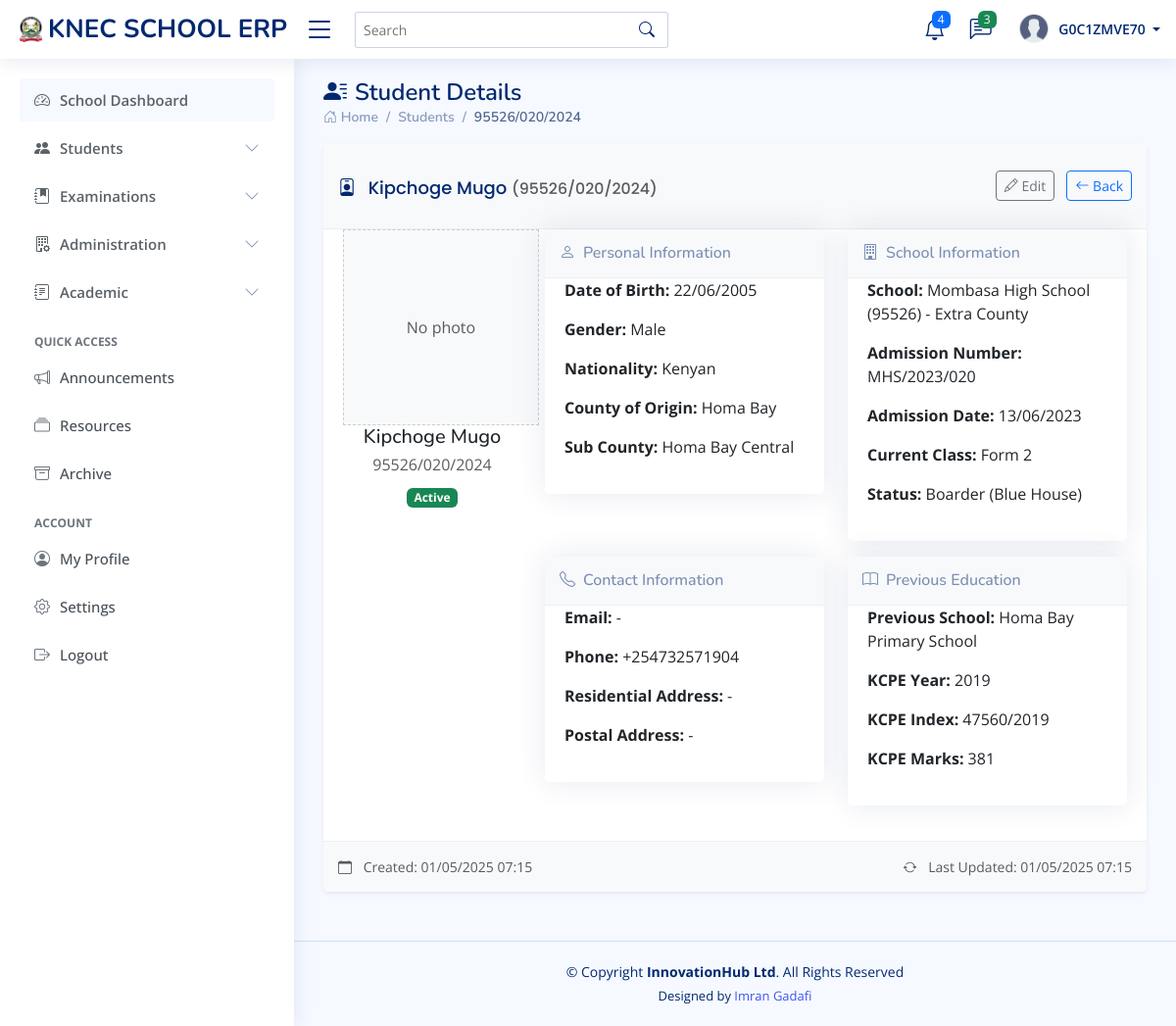
Page /school_student/420/ (signed in) on the committed database.
### exam_portal/models.py (models this page shows, shortened)
class User(AbstractUser):
    USER_TYPE_CHOICES = (
        (1, 'student'),
        (2, 'school_admin'),
        (3, 'knec_official'),
    )
    user_type = models.PositiveSmallIntegerField(choices=USER_TYPE_CHOICES)
    phone_number = models.CharField(max_length=15, blank=True, null=True)

class Student(models.Model):
    GENDER_CHOICES = [
        ('M', 'Male'),
        ('F', 'Female'),
    ]
    first_name = models.CharField(max_length=100)
    middle_name = models.CharField(max_length=100, blank=True)
    last_name = models.CharField(max_length=100)
    birth_date = models.DateField()
    birth_certificate_number = models.CharField(max_length=20, blank=True, null=True)
    gender = models.CharField(max_length=1, choices=GENDER_CHOICES)
    nationality = models.CharField(max_length=50, default='Kenyan')
    county_of_origin = models.CharField(max_length=50)
    sub_county = models.CharField(max_length=50)
    passport_photo = models.ImageField(upload_to='student_photos/', blank=True, null=True)
    disability = models.CharField(max_length=100, blank=True, null=True)
    disability_description = models.TextField(blank=True, null=True)
    school = models.ForeignKey('School', on_delete=models.CASCADE, related_name='students')
    index_number = models.CharField(max_length=20, unique=True) # for kcse purpose format schoolcode/001/year for examination
    admision_number = models.CharField(max_length=20, null=True)
    admission_date = models.DateField()
    current_class = models.CharField(max_length=20)  # e.g., Form 1, Form 2, etc.
    house = models.CharField(max_length=50, blank=True, null=True)  # For boarding schools
    is_boarder = models.BooleanField(default=False)
    email = models.EmailField(blank=True, null=True)
    phone_number = models.CharField(max_length=15, blank=True, null=True)
    postal_address = models.CharField(max_length=100, blank=True, null=True)
    residential_address = models.TextField(blank=True, null=True)
    previous_school = models.CharField(max_length=100, blank=True, null=True)
    kcpe_year = models.PositiveIntegerField(blank=True, null=True)
    kcpe_index = models.CharField(max_length=20, blank=True, null=True)
    kcpe_marks = models.PositiveIntegerField(blank=True, null=True)
    created_at = models.DateTimeField(auto_now_add=True)
    updated_at = models.DateTimeField(auto_now=True)
    is_active = models.BooleanField(default=True)

class School(models.Model):
    SCHOOL_TYPE_CHOICES = [
        ('PUBLIC', 'Public'),
        ('PRIVATE', 'Private'),
        ('EXTRA_COUNTY', 'Extra County'),
        ('NATIONAL', 'National'),
        ('INTERNATIONAL', 'International')
    ]
    SCHOOL_CATEGORY_CHOICES = [
        ('BOYS', 'Boys Only'),
        ('GIRLS', 'Girls Only'),
        ('MIXED', 'Mixed')
    ]
    name = models.CharField(max_length=200)
    knec_code = models.CharField(max_length=20, unique=True)
    registration_number = models.CharField(max_length=50, unique=True)
    special_code = models.CharField(max_length=100, blank=True, null=True , unique=True)
    school_type = models.CharField(max_length=20, choices=SCHOOL_TYPE_CHOICES)
    category = models.CharField(max_length=10, choices=SCHOOL_CATEGORY_CHOICES)
    registration_date = models.DateField()
    established_date = models.DateField()
    motto = models.CharField(max_length=100, blank=True, null=True)
    mission = models.TextField(blank=True, null=True)
    vision = models.TextField(blank=True, null=True)
    county = models.CharField(max_length=100)
    sub_county = models.CharField(max_length=100)
    ward = models.CharField(max_length=100, blank=True, null=True)
    postal_address = models.CharField(max_length=100)
    physical_address = models.TextField()
    gps_coordinates = models.CharField(max_length=50, blank=True, null=True)
    website = models.URLField(blank=True, null=True)
    phone_number = models.CharField(max_length=15)
    alternative_phone = models.CharField(max_length=15, blank=True, null=True)
    email = models.EmailField(blank=True, null=True)
    principal_name = models.CharField(max_length=100)
    principal_phone = models.CharField(max_length=15)
    principal_email = models.EmailField(blank=True, null=True)
    principal_tsc_number = models.CharField(max_length=20, blank=True, null=True)
    curriculum = models.CharField(max_length=100, default='8-4-4')  # or CBC
    number_of_streams = models.PositiveIntegerField(default=1)
    is_active = models.BooleanField(default=True)
    last_inspection_date = models.DateField(blank=True, null=True)
    created_at = models.DateTimeField(auto_now_add=True)
    updated_at = models.DateTimeField(auto_now=True)
    def __str__(self):
        return f"{self.name} ({self.knec_code}) - {self.get_school_type_display()}"

### exam_portal/views.py (the view)
# urls.py: path('school_student/<int:pk>/', views.school_student_detail, name='school_student_detail'),
def school_student_detail(request, pk):
    if not request.user.is_authenticated or request.user.user_type != 2:
        return redirect('login')
    try:
        admin_profile = SchoolAdminProfile.objects.get(special_code=request.user.username)
        school = admin_profile.school
    except SchoolAdminProfile.DoesNotExist:
        return redirect('login')
    student = get_object_or_404(Student, pk=pk, school=school)
    context = {
        'student': student,
    }
    return render(request, 'students/admin/student_detail.html', context)

### templates/students/admin/student_detail.html (shortened to what this page needs)
{% extends "base/base.html" %}
{% load static %}
{% block content %}
<div class="pagetitle">
    <h1><i class="bi bi-person-lines-fill me-2"></i>Student Details</h1>
    <nav>
        <ol class="breadcrumb">
            <li class="breadcrumb-item"><a href="#"><i class="bi bi-house-door"></i> Home</a></li>
            <li class="breadcrumb-item"><a href="{% url 'student_list' %}">Students</a></li>
            <li class="breadcrumb-item active">{{ student.index_number }}</li>
        </ol>
    </nav>
</div>
<section class="section">
    <div class="row">
        <div class="col-lg-12">
            <div class="card border-0 shadow-sm">
                <div class="card-header bg-light text-dark">
                    <div class="d-flex justify-content-between align-items-center">
                        <h5 class="card-title mb-0">
                            <i class="bi bi-person-badge me-2"></i>
                            {{ student.first_name }} {{ student.last_name }}
                            <small class="text-muted">({{ student.index_number }})</small>
                        </h5>
                        <div>
                            <a href="{% url 'student_update' student.pk %}" class="btn btn-sm btn-outline-secondary me-2">
                                <i class="bi bi-pencil"></i> Edit
                            </a>
                            <a href="{% url 'student_list' %}" class="btn btn-sm btn-outline-primary">
                                <i class="bi bi-arrow-left"></i> Back
                            </a>
                        </div>
                    </div>
                </div>
                <div class="card-body">
                    <div class="row">
                        <div class="col-md-3 text-center">
                            {% if student.passport_photo %}
                                <img src="{{ student.passport_photo.url }}"
                                     class="img-thumbnail mb-3"
                                     style="width: 200px; height: 200px; object-fit: cover;">
                            {% else %}
                                <div class="bg-light d-flex align-items-center justify-content-center"
                                     style="width: 200px; height: 200px; border: 1px dashed #ccc;">
                                    <span class="text-muted">No photo</span>
                                </div>
                            {% endif %}
                            <h5 class="mb-1">{{ student.first_name }} {{ student.last_name }}</h5>
                            <p class="text-muted mb-2">{{ student.index_number }}</p>
                            <span class="badge bg-{% if student.is_active %}success{% else %}secondary{% endif %}">
                                {% if student.is_active %}Active{% else %}Inactive{% endif %}
                            </span>
                        </div>
                        <div class="col-md-9">
                            <div class="row">
                                <div class="col-md-6">
                                    <div class="card mb-3">
                                        <div class="card-header bg-light">
                                            <h6 class="mb-0"><i class="bi bi-person me-2"></i>Personal Information</h6>
                                        </div>
                                        <div class="card-body">
                                            <p><strong>Date of Birth:</strong> {{ student.birth_date|date:"d/m/Y" }}</p>
                                            <p><strong>Gender:</strong> {{ student.get_gender_display }}</p>
                                            <p><strong>Nationality:</strong> {{ student.nationality }}</p>
                                            <p><strong>County of Origin:</strong> {{ student.county_of_origin }}</p>
                                            <p><strong>Sub County:</strong> {{ student.sub_county }}</p>
                                        </div>
                                    </div>
                                </div>
                                <div class="col-md-6">
                                    <div class="card mb-3">
                                        <div class="card-header bg-light">
                                            <h6 class="mb-0"><i class="bi bi-building me-2"></i>School Information</h6>
                                        </div>
                                        <div class="card-body">
                                            <p><strong>School:</strong> {{ student.school }}</p>
                                            <p><strong>Admission Number:</strong> {{ student.admision_number|default:"-" }}</p>
                                            <p><strong>Admission Date:</strong> {{ student.admission_date|date:"d/m/Y" }}</p>
                                            <p><strong>Current Class:</strong> {{ student.current_class }}</p>
                                            <p><strong>Status:</strong>
                                                {% if student.is_boarder %}
                                                    Boarder ({{ student.house|default:"No house assigned" }})
                                                {% else %}
                                                    Day Scholar
                                                {% endif %}
                                            </p>
                                        </div>
                                    </div>
                                </div>
                                <div class="col-md-6">
                                    <div class="card mb-3">
                                        <div class="card-header bg-light">
                                            <h6 class="mb-0"><i class="bi bi-telephone me-2"></i>Contact Information</h6>
                                        </div>
                                        <div class="card-body">
                                            <p><strong>Email:</strong> {{ student.email|default:"-" }}</p>
                                            <p><strong>Phone:</strong> {{ student.phone_number|default:"-" }}</p>
                                            <p><strong>Residential Address:</strong> {{ student.residential_address|default:"-" }}</p>
                                            <p><strong>Postal Address:</strong> {{ student.postal_address|default:"-" }}</p>
                                        </div>
                                    </div>
                                </div>
                                <div class="col-md-6">
                                    <div class="card mb-3">
                                        <div class="card-header bg-light">
                                            <h6 class="mb-0"><i class="bi bi-book me-2"></i>Previous Education</h6>
                                        </div>
                                        <div class="card-body">
                                            <p><strong>Previous School:</strong> {{ student.previous_school|default:"-" }}</p>
                                            <p><strong>KCPE Year:</strong> {{ student.kcpe_year|default:"-" }}</p>
                                            <p><strong>KCPE Index:</strong> {{ student.kcpe_index|default:"-" }}</p>
                                            <p><strong>KCPE Marks:</strong> {{ student.kcpe_marks|default:"-" }}</p>
                                        </div>
                                    </div>
                                </div>
                            </div>
                        </div>
                    </div>
                </div>
                <div class="card-footer bg-light text-muted small">
                    <div class="row">
                        <div class="col-md-6">
                            <i class="bi bi-calendar me-2"></i>
                            Created: {{ student.created_at|date:"d/m/Y H:i" }}
                        </div>
                        <div class="col-md-6 text-md-end">
                            <i class="bi bi-arrow-repeat me-2"></i>
                            Last Updated: {{ student.updated_at|date:"d/m/Y H:i" }}
                        </div>
                    </div>
                </div>
            </div>
        </div>
    </div>
</section>
{% endblock %}

### templates/base/navbars/school_admin_navbar.html (shortened to what this page needs)
{% load static %}
<header id="header" class="header fixed-top d-flex align-items-center">
    <div class="d-flex align-items-center justify-content-between">
      <a href="#" class="logo d-flex align-items-center">
        <img src="{% static 'assets/img/logo2.png'%}" alt="">
        <span class="d-none d-lg-block">KNEC SCHOOL ERP</span>
      </a>
      <i class="bi bi-list toggle-sidebar-btn"></i>
    </div>
    <div class="search-bar">
      <form class="search-form d-flex align-items-center" method="POST" action="#">
        <input type="text" name="query" placeholder="Search" title="Enter search keyword">
        <button type="submit" title="Search"><i class="bi bi-search"></i></button>
      </form>
    </div>
    <nav class="header-nav ms-auto">
      <ul class="d-flex align-items-center">
        <li class="nav-item dropdown">
          <a class="nav-link nav-icon" href="#" data-bs-toggle="dropdown">
            <i class="bi bi-bell"></i>
            <span class="badge bg-primary badge-number">4</span>
          </a>
        </li>
        <li class="nav-item dropdown">
          <a class="nav-link nav-icon" href="#" data-bs-toggle="dropdown">
            <i class="bi bi-chat-left-text"></i>
            <span class="badge bg-success badge-number">3</span>
          </a>
        </li>
        <li class="nav-item dropdown pe-3">
          <a class="nav-link nav-profile d-flex align-items-center pe-0" href="#" data-bs-toggle="dropdown">
            <img src="{% static 'assets/img/profile.png'%}" alt="Profile" class="rounded-circle">
            <span class="d-none d-md-block dropdown-toggle ps-2">
              {% if user.is_authenticated %}
                   {{ user.username }}
              {% else %}
                  Admin
              {% endif %}
            </span>
          </a>
        </li>
      </ul>
    </nav>
  </header>

### rows in the picture
User: username "G0C1ZMVE70"
Student: index_number "95526/020/2024", first_name "Kipchoge", last_name "Mugo", birth_date "22/06/2005", gender "Male", nationality "Kenyan", county_of_origin "Homa Bay", sub_county "Homa Bay Central", school "Mombasa High School (95526) - Extra County", admision_number "MHS/2023/020", admission_date "13/06/2023", current_class "Form 2", house "Blue House", email "-", phone_number "+254732571904", residential_address "-", postal_address "-", previous_school "Homa Bay Primary School", kcpe_year "2019", kcpe_index "47560/2019", kcpe_marks "381", created_at "01/05/2025 07:15", updated_at "01/05/2025 07:15"
